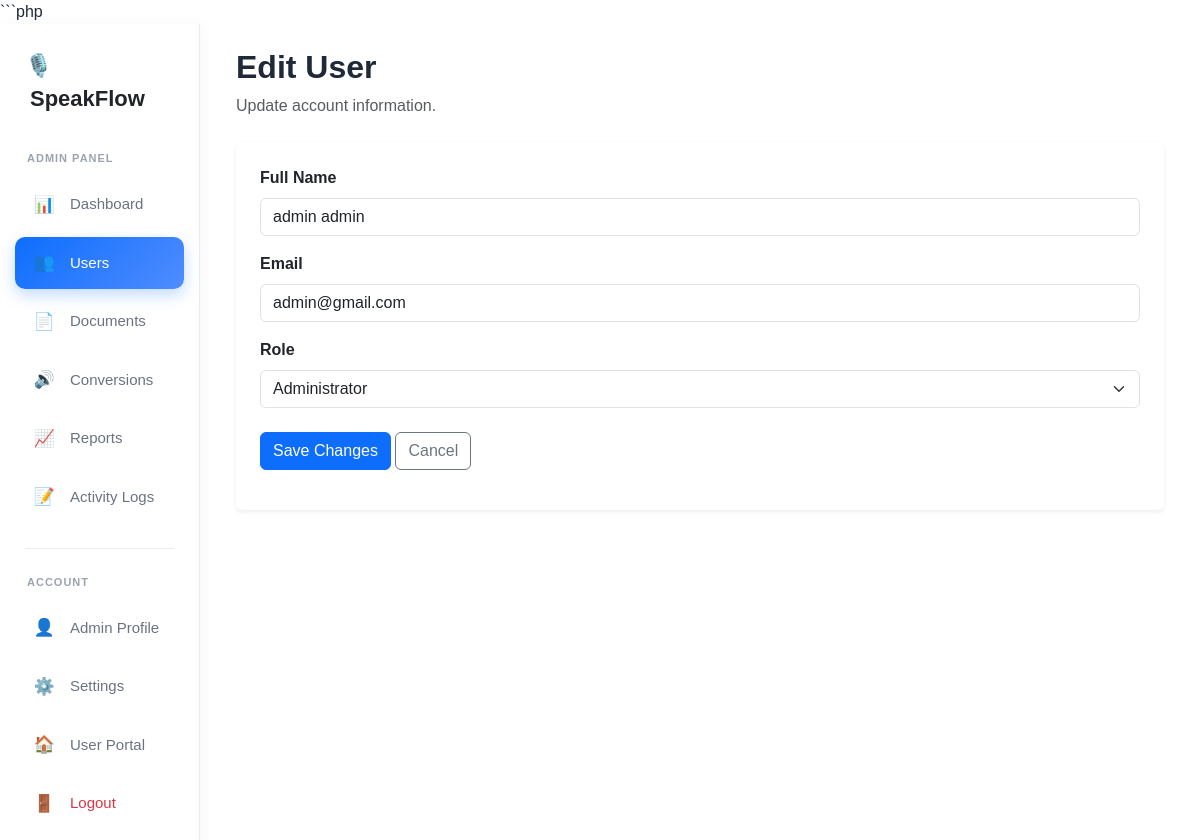
Page /admin/users/edit.php?id=2 (signed in) on the committed database.
### tables this page shows
CREATE TABLE `users` (
  `id` int(11) NOT NULL,
  `full_name` varchar(100) NOT NULL,
  `email` varchar(150) NOT NULL,
  `password` varchar(255) NOT NULL,
  `role` enum('user','admin') DEFAULT 'user',
  `status` enum('active','suspended') DEFAULT 'active',
  `created_at` timestamp NOT NULL DEFAULT current_timestamp()
);

### admin/users/edit.php (the view, shortened to what this page needs)
<?php
require_once "../../config/database.php";
$user_id = (int) $_GET["id"];
$stmt = $pdo->prepare("
    SELECT id, full_name, email, role
    FROM users
    WHERE id = ?
    LIMIT 1
");
$stmt->execute([$user_id]);
$user = $stmt->fetch(PDO::FETCH_ASSOC);
?>
<!DOCTYPE html>
<html lang="en">
<head>
<link
href="https://cdn.jsdelivr.net/npm/bootstrap@5.3.3/dist/css/bootstrap.min.css"
rel="stylesheet">
<link rel="stylesheet" href="../../assets/css/style.css">
</head>
<body>
<div class="container-fluid">
<div class="row">
<div class="col-md-3 col-lg-2 p-0">
<aside class="sidebar">
<div class="sidebar-brand">
<a href="../index.php">
🎙️ <span>SpeakFlow</span>
</a>
</div>
<div class="sidebar-title">
ADMIN PANEL
</div>
<div class="sidebar-menu">
<a href="../index.php" class="sidebar-link">
<span class="menu-icon">📊</span>
Dashboard
</a>
<a href="index.php" class="sidebar-link active">
<span class="menu-icon">👥</span>
Users
</a>
<a href="../documents/index.php" class="sidebar-link">
<span class="menu-icon">📄</span>
Documents
</a>
<a href="../conversions/index.php" class="sidebar-link">
<span class="menu-icon">🔊</span>
Conversions
</a>
<a href="../reports/index.php" class="sidebar-link">
<span class="menu-icon">📈</span>
Reports
</a>
<a href="../activity/index.php" class="sidebar-link">
<span class="menu-icon">📝</span>
Activity Logs
</a>
</div>
<div class="sidebar-divider"></div>
<div class="sidebar-title">
ACCOUNT
</div>
<div class="sidebar-menu">
<a href="../profile/index.php" class="sidebar-link">
<span class="menu-icon">👤</span>
Admin Profile
</a>
<a href="../settings/index.php" class="sidebar-link">
<span class="menu-icon">⚙️</span>
Settings
</a>
<a href="../../dashboard/index.php" class="sidebar-link">
<span class="menu-icon">🏠</span>
User Portal
</a>
<a href="../../auth/logout.php" class="sidebar-link logout-link">
<span class="menu-icon">🚪</span>
Logout
</a>
</div>
</aside>
</div>
<div class="col-md-9 col-lg-10">
<main class="p-4">
<div class="mb-4">
<h2 class="fw-bold">
Edit User
</h2>
<p class="text-muted">
Update account information.
</p>
</div>
<div class="card border-0 shadow-sm">
<div class="card-body p-4">
<form method="POST">
<div class="mb-3">
<label class="form-label fw-semibold">
Full Name
</label>
<input
type="text"
name="full_name"
class="form-control"
value="<?= htmlspecialchars($user["full_name"]) ?>"
required
>
</div>
<div class="mb-3">
<label class="form-label fw-semibold">
Email
</label>
<input
type="email"
name="email"
class="form-control"
value="<?= htmlspecialchars($user["email"]) ?>"
required
>
</div>
<div class="mb-4">
<label class="form-label fw-semibold">
Role
</label>
<select
name="role"
class="form-select"
>
<option
value="admin"
<?= $user["role"] === "admin" ? "selected" : "" ?>
>
Administrator
</option>
</select>
</div>
<button
type="submit"
class="btn btn-primary"
>
Save Changes </button>
<a
href="view.php?id=<?= $user_id ?>"
class="btn btn-outline-secondary"
>
Cancel </a>
</form>
</div>
</div>
</main>
</div>
</div>
</div>
</body>
</html>

### assets/css/style.css (style rules this page uses)
body { font-family: Arial, sans-serif; color: #1f2937; }
.sidebar { background: #ffffff; min-height: 100vh; padding: 25px 15px; border-right: 1px solid #e9ecef; box-shadow: 2px 0 10px rgba(0, 0, 0, 0.03); }
.sidebar-title { font-size: 12px; font-weight: 700; color: #9ca3af; text-transform: uppercase; letter-spacing: 1px; margin: 15px 12px; }
.sidebar .menu-icon { width: 28px; display: inline-block; font-size: 17px; }
.sidebar-divider { border-top: 1px solid #eeeeee; margin: 20px 0; }
.sidebar { min-height: 100vh; background: #ffffff; padding: 25px 15px; border-right: 1px solid #e9ecef; box-shadow: 3px 0 15px rgba(0, 0, 0, 0.03); }
.sidebar-brand { padding: 0 10px; margin-bottom: 35px; }
.sidebar-brand a { text-decoration: none; color: #212529; font-size: 22px; font-weight: 700; }
.sidebar-brand span { margin-left: 5px; }
.sidebar-title { font-size: 11px; font-weight: 700; letter-spacing: 1px; color: #9ca3af; margin: 20px 12px 12px; }
.sidebar-menu { display: flex; flex-direction: column; gap: 7px; }
.sidebar-link { display: flex; align-items: center; gap: 12px; padding: 13px 15px; border-radius: 10px; text-decoration: none; color: #6b7280; font-size: 15px; font-weight: 500; transition: all 0.3s ease; }
.menu-icon { font-size: 18px; width: 25px; text-align: center; }
.sidebar-link.active { background: linear-gradient( 135deg, #0d6efd, #4f8cff ); color: #ffffff; box-shadow: 0 6px 15px rgba(13, 110, 253, 0.25); }
.sidebar-divider { height: 1px; background: #e9ecef; margin: 25px 10px; }
.logout-link { color: #dc3545; }

### rows in the picture
users: full_name "admin admin", email "admin@gmail.com", role "Administrator"
